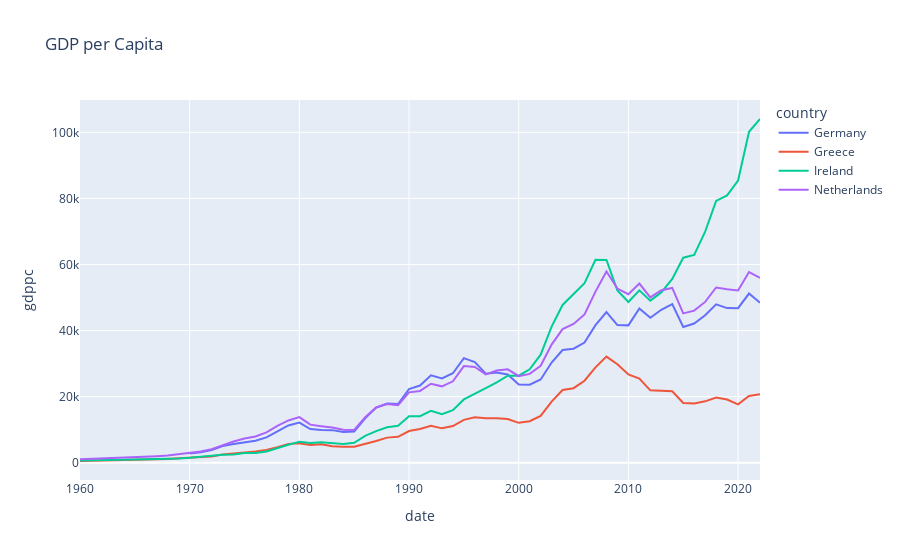
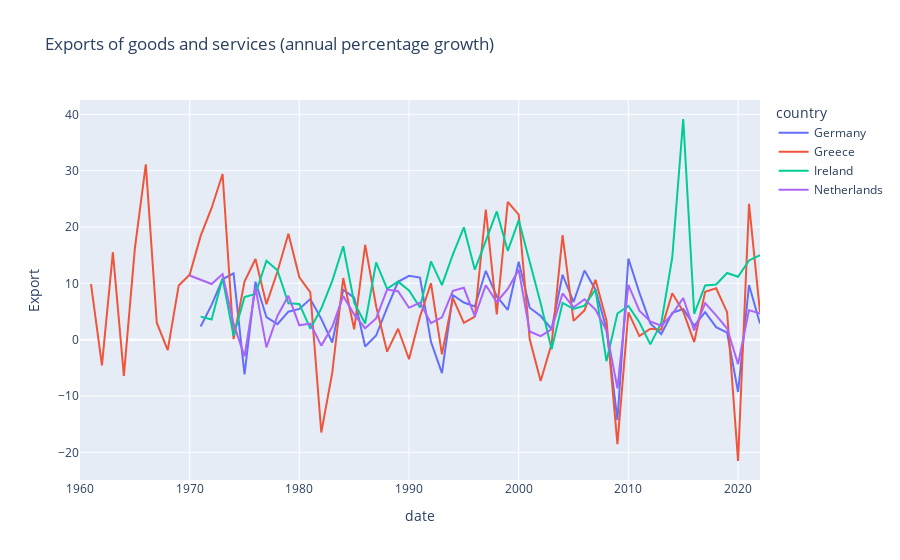
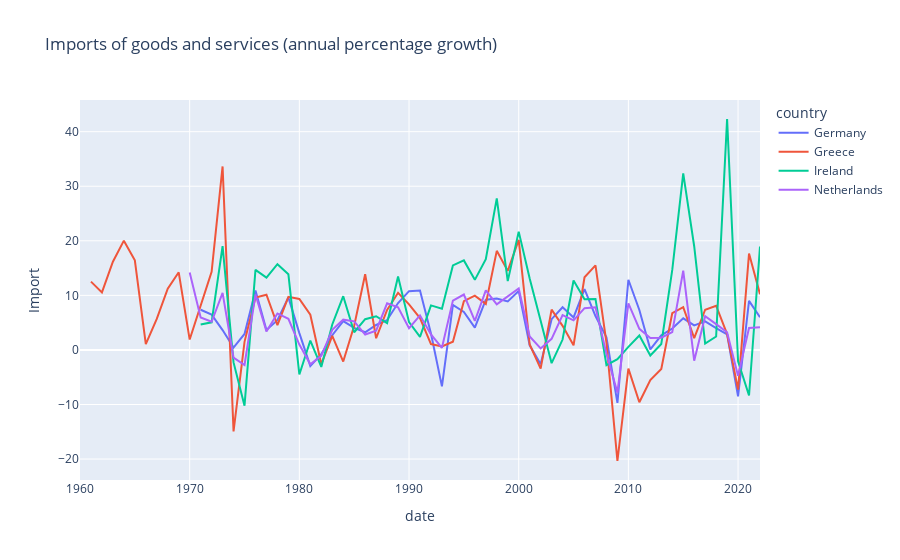
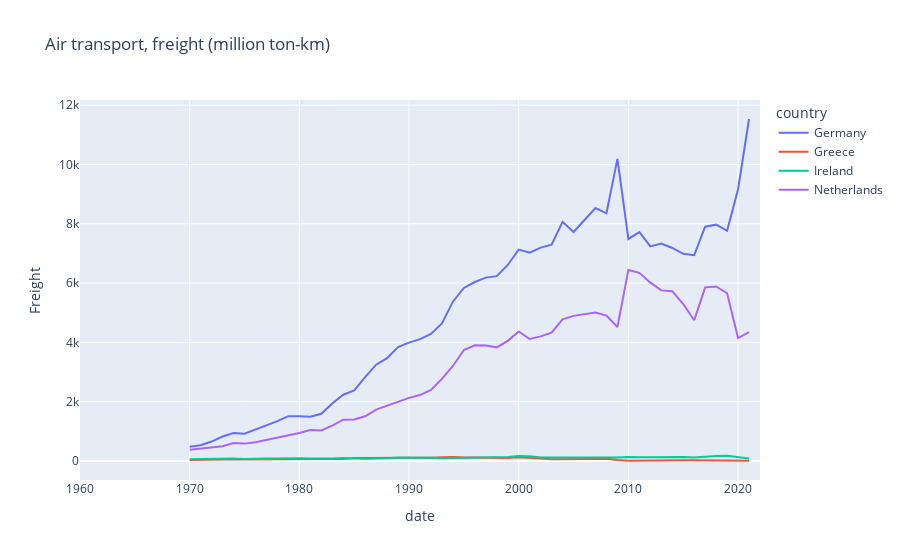

Write notebook code for charts like these, in order.
### Code cell
#GDP per capita
fig1 = px.line(df_gdp, x = 'date', y = 'gdppc', color = 'country', title = 'GDP per Capita')

### Import & Export ###
#Export
fig2 = px.line(df_export, x = 'date', y = 'Export', color = 'country', title = 'Exports of goods and services (annual percentage growth)')

#Import 
fig3 = px.line(df_import, x = 'date', y = 'Import', color = 'country', title = 'Imports of goods and services (annual percentage growth)')

#Freight
fig4 = px.line(df_freight, x = 'date', y = 'Freight', color = 'country', title = 'Air transport, freight (million ton-km)')

fig1.show()
fig2.show()
fig3.show()
fig4.show()
